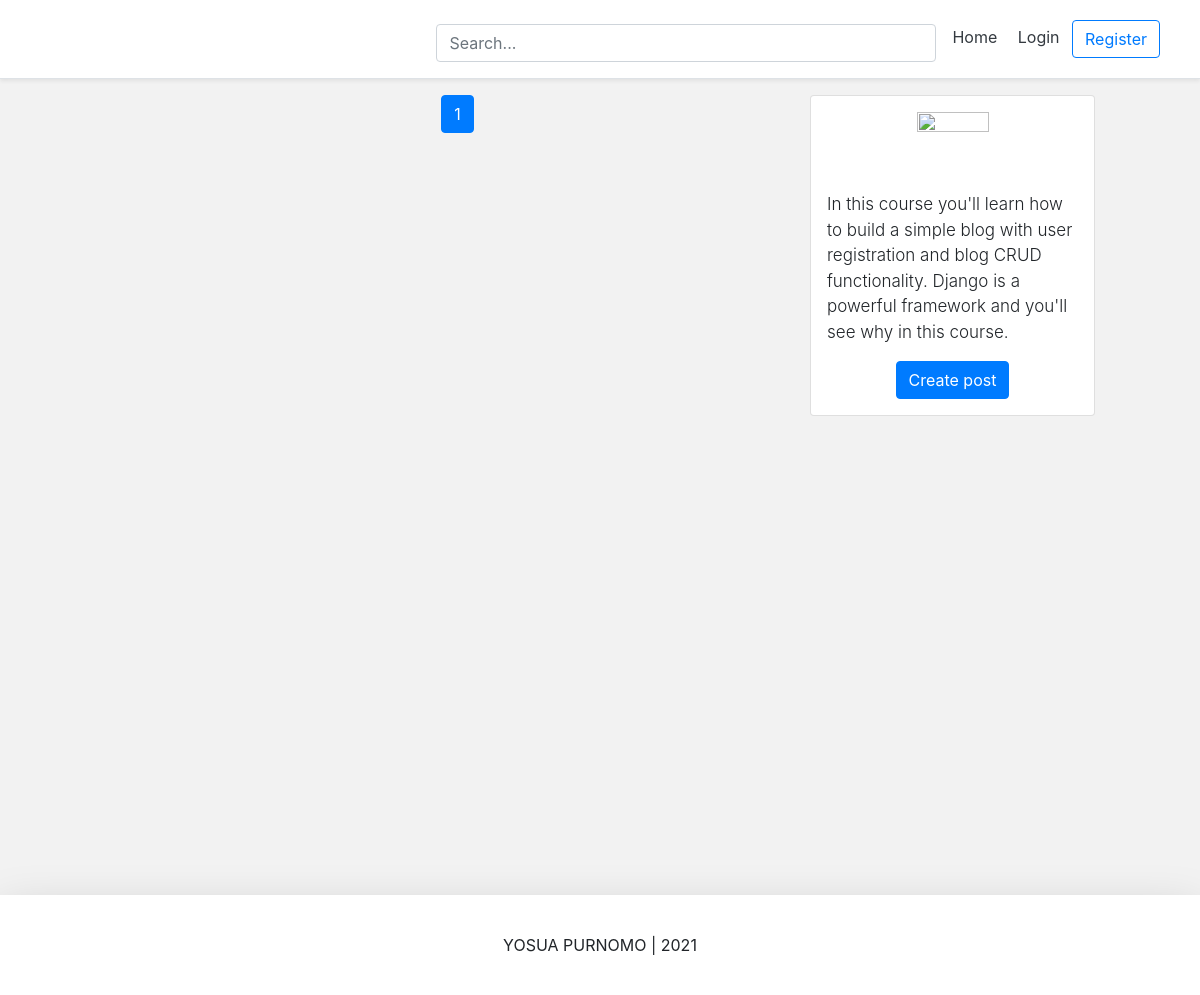
The app's page /, older data.
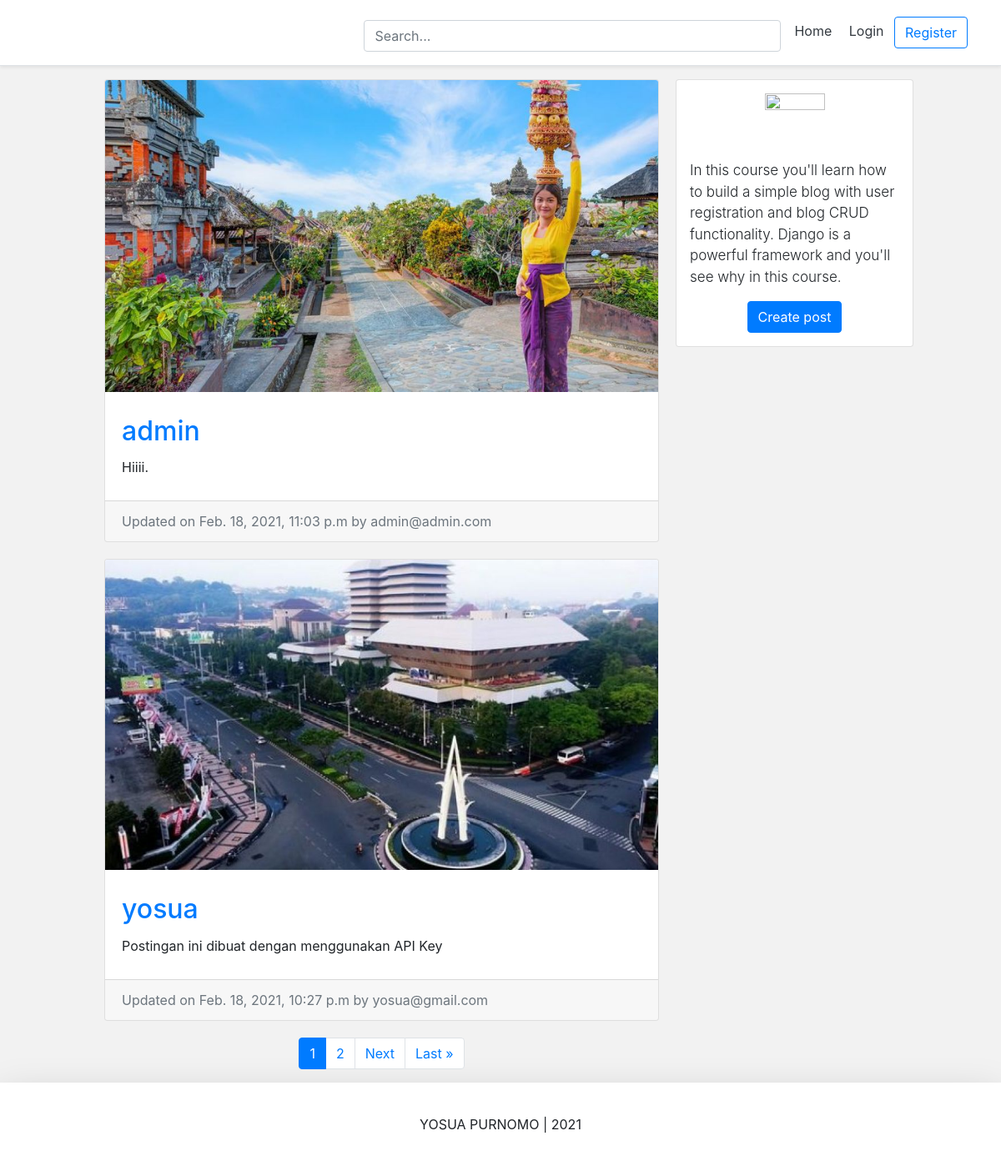
The same page, newer data.
### Post/models.py (models this page shows, shortened)
class PostModel(models.Model):
	caption			= models.TextField(max_length=5000, null=False, blank=True)
	image			= models.ImageField(upload_to=upload_location, null=False, blank=True)
	date_published	= models.DateTimeField(auto_now_add=True, verbose_name='date published')
	date_updated	= models.DateTimeField(auto_now=True, verbose_name='date updated')
	author			= models.ForeignKey(settings.AUTH_USER_MODEL, on_delete=models.CASCADE)
	slug 			= models.SlugField(blank=True, unique=True)

### Account/models.py (models this page shows, shortened)
class Account(AbstractBaseUser):
	email 			= models.EmailField(verbose_name='email', max_length=60, unique=True)
	username 		= models.CharField(max_length=30, unique=True)
	date_joined		= models.DateTimeField(verbose_name='date joined', auto_now_add=True)
	last_login		= models.DateTimeField(verbose_name='last login', auto_now=True)
	is_admin		= models.BooleanField(default=False)
	is_active		= models.BooleanField(default=True)
	is_staff		= models.BooleanField(default=False)
	is_superuser	= models.BooleanField(default=False)
	USERNAME_FIELD = 'email'
	REQUIRED_FIELDS = ['username']
	objects = AccountManage()
	def __str__(self):
		return self.email

### Personal/views.py (the view)
# urls.py: path('', home_view.as_view(), name="home"),
class home_view(ListView):
	page_kwarg = 'page'
	paginate_by = 2
	context_object_name = 'post_model'
	model = PostModel
	template_name = 'personal/home.html'
	ordering = '-date_published'
	def get_context_data(self, **kwargs):
		search = self.request.GET.get('q', '')
		self.extra_context = {
			'query':str(search)
			}
		print(self.extra_context)
		return super().get_context_data(**kwargs)
	def get_queryset(self):
		search = self.request.GET.get('q', False)
		if search:
			self.querset = self.model.objects.filter(
							Q(caption__icontains=search) |
							 Q(author__username=search)
							 )
			return self.querset
		return super().get_queryset()

### Personal/templates/personal/home.html (shortened to what this page needs)
{% extends 'base.html' %}
{% load static %}
{% block content %}
<link rel="stylesheet" type="text/css" href="{% static "personal/home.css" %}">
<div class="container">
	<div class="row">
		<div class="left-column col-lg-7 offset-lg-1">
				{% for post in post_model %}
					<div class="blog-post-container">
						{% include 'post/snippets/blog_post_snippet.html' with post_model=post %}
					</div>
				{% endfor %}
			{% include 'post/snippets/blog_post_pagination.html' with post_model=post_model %}
		</div>
		<div class="right-column col-lg-3 d-lg-flex d-none flex-column">
			<div class="card create-post-bar d-flex flex-column p-3">
				<img class="img-fluid d-block m-auto pb-2" src="{% static 'codingwithmitch_logo.png' %}" width="72" height="72">
				<p class="lead">In this course you'll learn how to build a simple blog with user registration and blog CRUD functionality. Django is a powerful
  					framework and you'll see why in this course.</p>
				<p class="m-auto"><a class="btn btn-primary" href="{% url 'post:create' %}">Create post</a></p>
			</div>
		</div>
	</div>
</div>
{% endblock content %}

### templates/base.html (shortened to what this page needs)
{% load static %}
<!DOCTYPE html>
<html lang=en>
<head>
	<link rel="stylesheet" href="https://stackpath.bootstrapcdn.com/bootstrap/4.3.1/css/bootstrap.min.css">
</head>
<body>
{% include 'snippets/header.html' %}
<link rel="stylesheet" type="text/css" href="{% static "css/base.css" %}">
<div class="main">
	{% block content %}
	{% endblock content %}
</div>
{% include 'snippets/footer.html' %}
</body>
</html>

### templates/snippets/header.html (shortened to what this page needs)
{% load static %}
<link rel="stylesheet" type="text/css" href="{% static "css/header.css" %}">
<div class="d-flex flex-column flex-md-row align-items-center p-3 px-md-4 mb-3 bg-white border-bottom shadow-sm">
  <div class="search-bar mt-sm-2 mr-2">
  	<form onsubmit="return executeQuery();">
  		<input type="text" class="form-control" name="q" id="id_q" placeholder="Search...">
  	</form>
  </div>
  <nav class="my-2 my-md-0 mr-md-3">
  	{% if request.user.is_authenticated %}
	  	<a class="p-2 text-dark" href="{% url 'home' %}">Home</a>
	    <a class="p-2 text-dark" href="{% url 'account' %}">Account</a>
	    <a class="p-2 text-dark" href="{% url 'logout' %}">Logout</a>
	{% else %}
		<a class="p-2 text-dark" href="{% url 'home' %}">Home</a>
	    <a class="p-2 text-dark" href="{% url 'login' %}">Login</a>
	    <a class="btn btn-outline-primary" href="{% url 'register' %}">Register</a>
	{% endif %}
  </nav>
</div>

### Post/templates/post/snippets/blog_post_snippet.html (shortened to what this page needs)
{% load static %}
<link rel="stylesheet" type="text/css" href="{% static "post/blog_snippets.css" %}">
{% if post_model %}
<div class="container">
	<div class="row">
		<div class="card m-auto">
			<a href="{% url 'post:detail' post.slug %}">
				<img class="card-img-top" src="{{post_model.image.url}}">
			</a>
			<div class="card-body mt-2 mb-2">
				<a href="{% url 'post:detail' post.slug %}">
					<h2 class="card-title">{{post_model.author.username}}</h2>
				</a>
				<p class="card-text">{{post_model.caption|linebreaksbr|truncatechars:250}}</p>
			</div>
			<div class="card-footer text-muted">
			  Updated on {{post_model.date_updated}} by {{post_model.author}}
			</div>
		</div>
	</div>
</div>
{% endif %}

### Post/templates/post/snippets/blog_post_pagination.html (shortened to what this page needs)
{% load static %}
<div class="d-flex flex-column m-auto pagination mt-5">
<nav aria-label="Page navigation">
<ul class="pagination pg-grey justify-content-center">
	{% for i in page_obj.paginator.page_range %}
		{% if page_obj.number == i %}
			<li class="page-item active"><a class="page-link">{{ i }}</a></li>
		{% else %}
			<li class="page-item" ><a class="page-link" href="?{% if query %}q={{query}}&{% endif %}page={{ i }}">{{ i }}</a></li>
		{% endif %}
	{% endfor %}
    {% if page_obj.has_next %}
    	<li class="page-item">
		  <a class="page-link" href="?{% if query %}q={{query}}&{% endif %}page={{ page_obj.next_page_number }}">Next</a>
		</li>
		<li class="page-item">
		  <a class="page-link" href="?{% if query %}q={{query}}&{% endif %}page={{ page_obj.paginator.num_pages }}">Last &raquo;</a>
		</li>
    {% endif %}
</ul>
</nav>
</div>

### templates/snippets/footer.html (shortened to what this page needs)
{% load static %}
<link rel="stylesheet" type="text/css" href="{% static "css/footer.css" %}">
<div class="d-flex flex-row align-items-center footer bg-white shadow-lg">
	<p class="m-auto">YOSUA PURNOMO | 2021</p>
</div>

### static/css/header.css (style rules this page uses)
@media (min-width: 768px) { html { font-size: 16px; } }
.search-bar { max-width: 500px; width: 100%; }
form { width: 100%; }

### static/css/base.css (style rules this page uses)
.main { min-height: 100vh; height: 100%; }
body { background-color: #f2f2f2; }

### Personal/static/personal/home.css (style rules this page uses)
@media (min-width: 768px) { .right-column { margin-left: 20px; } }
.blog-post-container { margin-bottom: 20px; width: 100%; }
.create-post-bar { background-color: #fff; margin-bottom:20px; }
.left-column { padding:0px; }
.right-column { padding:0px; }
.lead { font-size: 17px; }

### Post/static/post/blog_snippets.css (style rules this page uses)
.card { max-width: 700px; width: 100%; }
.card-body { padding: 20px; }

### static/css/footer.css (style rules this page uses)
.footer { min-height: 100px; }

Row changes from the older to the newer data that the page shows:
added PostModel: image (picture), author.username "admin", caption "Hiiii.", date_updated "Feb. 18, 2021, 11:03 p.m", author "admin@admin.com"
added PostModel: image (picture), author.username "yosua", caption "Postingan ini dibuat dengan menggunakan API Key", date_updated "Feb. 18, 2021, 10:27 p.m", author "yosua@gmail.com"
Text that changed along with them:
new list line: "2"
text now shown: "Next Last »"
